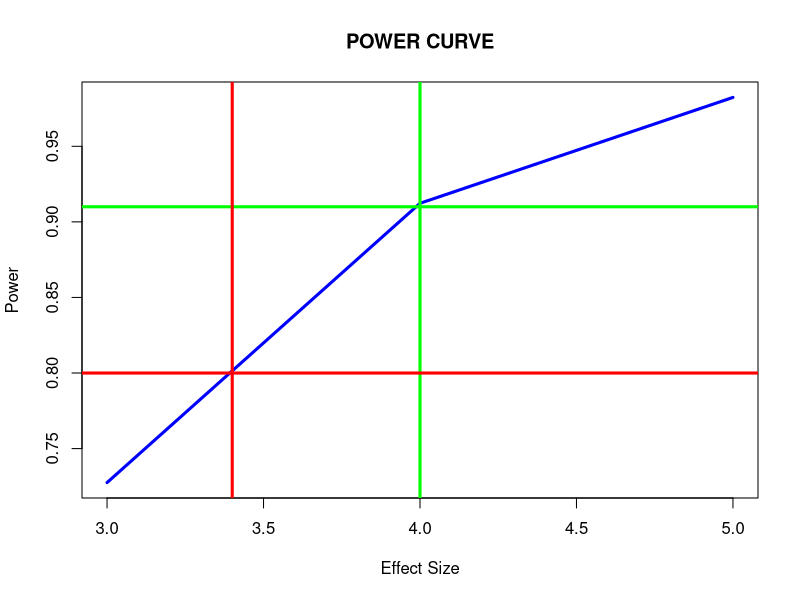
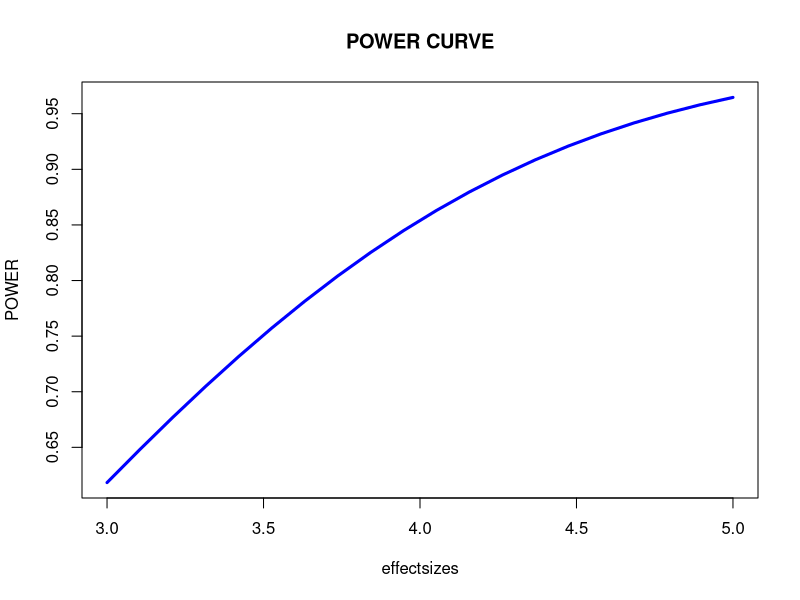

These figures' R source, in order:
# Install the 'pwr' package if not already installed
# install.packages("pwr")

# Install the 'pwr' package if not already installed
# install.packages("pwr")

library(pwr)

# Parameters
n1 <- 24  # Sample size for intrinsic group
n2 <- 23  # Sample size for extrinsic group
delta <- 3  # True difference (effect size in points)
sigma <- 4.5  # Standard deviation for both groups
alpha <- 0.05  # Significance level

# Calculate Cohen's d (effect size)
effect_size <- delta / sigma

# Use pwr.t2n.test() to calculate the power for unequal sample sizes
power_result <- pwr.t2n.test(n1 = n1, n2 = n2, d = effect_size, 
                             sig.level = alpha, alternative = "greater")

# Print the calculated power
power_result$power

# Power Curve Code for Two Sample T Test
# Install the 'pwr' package if not already installed
# install.packages("pwr")

library(pwr)

# Define the effect sizes (3, 4, 5)
effectsizes <- c(3, 4, 5)

# Initialize an empty vector to store the power results
powerholder <- c()

# Parameters
n1 <- 24  # Sample size for group 1
n2 <- 23  # Sample size for group 2
sigma <- 4.5  # Standard deviation
alpha <- 0.05  # Significance level

# Loop over each effect size and calculate power
for (i in 1:length(effectsizes)) {
  # Calculate the effect size (Cohen's d)
  effect_size <- effectsizes[i] / sigma
  
  # Calculate power for the given effect size
  power_result <- pwr.t2n.test(n1 = n1, n2 = n2, d = effect_size, 
                               sig.level = alpha, alternative = "greater")
  
  # Store the power result
  powerholder[i] <- power_result$power
}

# Plot the power curve
plot(effectsizes, powerholder, type = "l", col = "blue", 
     main = "POWER CURVE", xlab = "Effect Size", ylab = "Power", lwd = 3)

abline(h = 0.91, col = "green", lwd = 3)
abline(v = 4, col = "green", lwd = 3)

abline(h = .80, col = "red", lwd = 3)
power.t.test(delta = 1.5, power = .91, sd = 3, sig.level = .05, type = "one.sample",alternative = "one.sided")$n
abline(v = 3.4, col = "red", lwd = 3)

#alternative
#Effect Size
powerholder = c()
effectsizes = seq(3,5,length = 20)

for(i in 1:20)
{
  powerholder[i] = power.t.test(n = 24,delta = effectsizes[i], sd = 4.5, sig.level = .05, type = "two.sample",alternative = "two.sided")$power
}

plot(effectsizes,powerholder,type = "l", col = "blue", main = "POWER CURVE", ylab = "POWER", lwd = 3)
